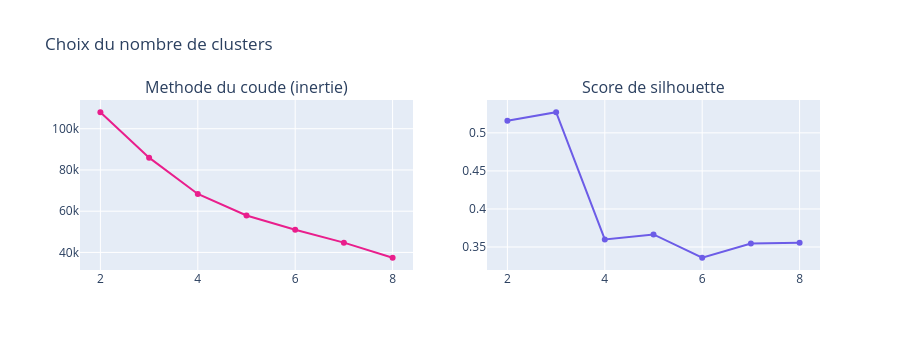

Notebook source saved alongside this figure:
### Markdown cell above
---
## 2. Clustering K-Means — Identifier des profils d'événements

### Code cell
# Features pour le clustering (sans le ton — c'est ce qu'on veut prédire)
CLUSTER_FEATS = [c for c in [COL_GOLDSTEIN, COL_QUADCLASS,
                               COL_MENTIONS, COL_SOURCES, '_month', '_is_conflict'] if c]
X_clust = df_ml[CLUSTER_FEATS].values

scaler = StandardScaler()
X_scaled = scaler.fit_transform(X_clust)

# Méthode du coude
inertias, sil_scores = [], []
K_range = range(2, 9)
for k in K_range:
    km = KMeans(n_clusters=k, random_state=42, n_init=10)
    labels = km.fit_predict(X_scaled)
    inertias.append(km.inertia_)
    sil_scores.append(silhouette_score(X_scaled, labels))

from plotly.subplots import make_subplots
fig = make_subplots(rows=1, cols=2,
    subplot_titles=['Methode du coude (inertie)', 'Score de silhouette'])
fig.add_trace(go.Scatter(x=list(K_range), y=inertias, mode='lines+markers',
    name='Inertie', line=dict(color='#e91e8c')), row=1, col=1)
fig.add_trace(go.Scatter(x=list(K_range), y=sil_scores, mode='lines+markers',
    name='Silhouette', line=dict(color='#6c5ce7')), row=1, col=2)
fig.update_layout(title='Choix du nombre de clusters', height=350, showlegend=False)
fig.show()

best_k = K_range[np.argmax(sil_scores)]
print(f'K suggéré par silhouette : {best_k} (score = {max(sil_scores):.3f})')
print('Choisis le K qui correspond au coude ET au meilleur score de silhouette.')

### Figure 1 — Plotly figure (JSON) as saved in the notebook; plotly's stock layout.template omitted (floating-point values rounded to 4 significant figures)
{"data": [{"line": {"color": "#e91e8c"}, "mode": "lines+markers", "name": "Inertie", "type": "scatter", "x": [2, 3, 4, 5, 6, 7, 8], "xaxis": "x", "y": [108000.0, 85980.0, 68340.0, 57930.0, 50960.0, 44740.0, 37410.0], "yaxis": "y"}, {"line": {"color": "#6c5ce7"}, "mode": "lines+markers", "name": "Silhouette", "type": "scatter", "x": [2, 3, 4, 5, 6, 7, 8], "xaxis": "x2", "y": [0.5158, 0.527, 0.36, 0.3665, 0.3359, 0.3545, 0.3557], "yaxis": "y2"}], "layout": {"annotations": [{"font": {"size": 16}, "showarrow": false, "text": "Methode du coude (inertie)", "x": 0.225, "xanchor": "center", "xref": "paper", "y": 1, "yanchor": "bottom", "yref": "paper"}, {"font": {"size": 16}, "showarrow": false, "text": "Score de silhouette", "x": 0.775, "xanchor": "center", "xref": "paper", "y": 1, "yanchor": "bottom", "yref": "paper"}], "height": 350, "showlegend": false, "title": {"text": "Choix du nombre de clusters"}, "xaxis": {"anchor": "y", "domain": [0, 0.45]}, "xaxis2": {"anchor": "y2", "domain": [0.55, 1]}, "yaxis": {"anchor": "x", "domain": [0, 1]}, "yaxis2": {"anchor": "x2", "domain": [0, 1]}}}
